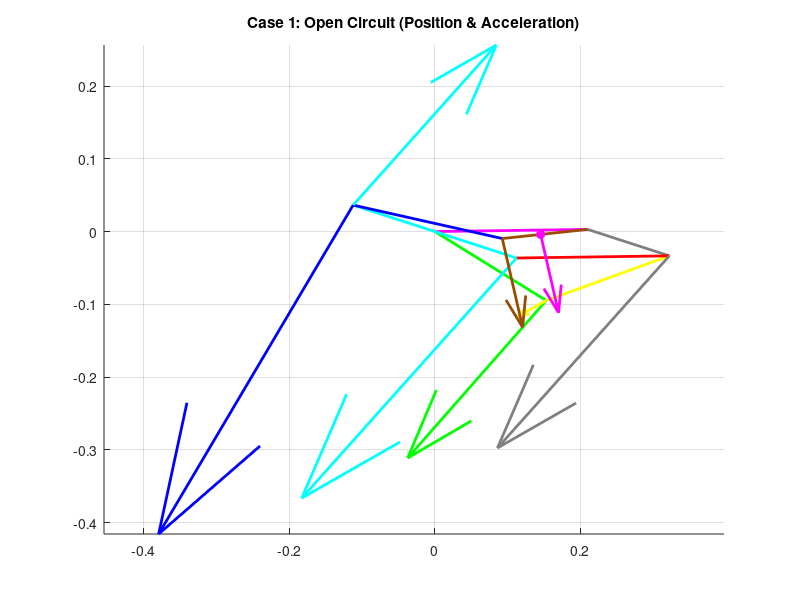
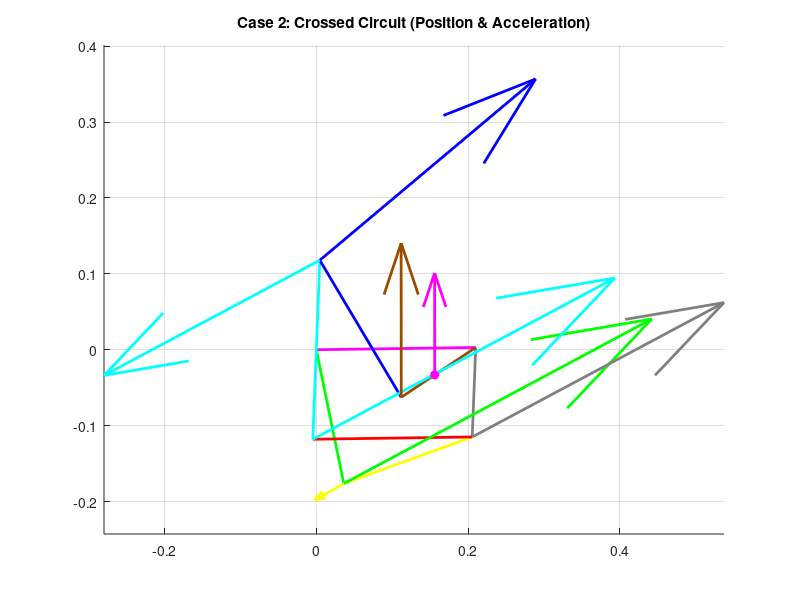

Here is the MATLAB script that generated these plots, in order:
clear all
close all
clc

% ==========================================
% SECTION 1: PARAMETERS & INPUT
% ==========================================
L1 = 0.210; % Ground (Pink)
L2_Loop1 = 0.180; % Green
L3_Loop1 = 0.180; % Yellow
L4_Shared = 0.118; % Grey

L2_Loop2 = 0.118; % Cyan
L3_Loop2 = 0.210; % Red

L2_Loop3 = 0.118; % Cyan (Extended)
L3_Loop3 = 0.210; % Blue
L4_Loop3 = 0.118; % Brown

d = L1;
offset_deg = 0.81;
offset = deg2rad(offset_deg);

q3d_global = 19.94; 
q3 = deg2rad(q3d_global) - offset;

w_Yellow = -2.2;      % Input Angular Velocity
alpha_Yellow = -0.8;  % Input Angular Acceleration

% ==========================================
% SECTION 2: POSITION ANALYSIS
% ==========================================

% --- LOOP 1 ---
a = L2_Loop1; b = L3_Loop1; c = L4_Shared;
K1=d/b; K2=d/c; K3=(b^2-a^2+c^2+d^2)/(2*b*c); K4=d/a; K5=(c^2-d^2-b^2-a^2)/(2*b*a);
A=cos(q3)-K1-K2*cos(q3)+K3; B=-2*sin(q3); C=K1-(K2+1)*cos(q3)+K3;
D=cos(q3)-K1+K4*cos(q3)+K5; E=-2*sin(q3); F=K1+(K4-1)*cos(q3)+K5;

q4_L1_open = 2*atan((-B - sqrt(B^2 - 4*A*C))/(2*A));
q2_L1_open = 2*atan((-E - sqrt(E^2 - 4*D*F))/(2*D));
q4_L1_cross = 2*atan((-B + sqrt(B^2 - 4*A*C))/(2*A));
q2_L1_cross = 2*atan((-E + sqrt(E^2 - 4*D*F))/(2*D));

% --- LOOP 2 ---
a = L2_Loop2; b = L3_Loop2; c = L4_Shared;
K1_L2=d/c; K2_L2=d/a; K3_L2=(c^2-b^2+a^2+d^2)/(2*c*a); K4_L2=d/b; K5_L2=(a^2-d^2-c^2-b^2)/(2*c*b);

% Case 1 (Open)
q_in_1 = q4_L1_open;
A2_1=cos(q_in_1)-K1_L2-K2_L2*cos(q_in_1)+K3_L2; B2_1=-2*sin(q_in_1); C2_1=K1_L2-(K2_L2+1)*cos(q_in_1)+K3_L2;
D2_1=cos(q_in_1)-K1_L2+K4_L2*cos(q_in_1)+K5_L2; E2_1=-2*sin(q_in_1); F2_1=K1_L2+(K4_L2-1)*cos(q_in_1)+K5_L2;
q2_Cyan_1 = 2*atan((-B2_1 + sqrt(B2_1^2 - 4*A2_1*C2_1))/(2*A2_1)); 
q3_Red_1 = 2*atan((-E2_1 + sqrt(E2_1^2 - 4*D2_1*F2_1))/(2*D2_1));

% Case 2 (Crossed)
q_in_2 = q4_L1_cross;
A2_2=cos(q_in_2)-K1_L2-K2_L2*cos(q_in_2)+K3_L2; B2_2=-2*sin(q_in_2); C2_2=K1_L2-(K2_L2+1)*cos(q_in_2)+K3_L2;
D2_2=cos(q_in_2)-K1_L2+K4_L2*cos(q_in_2)+K5_L2; E2_2=-2*sin(q_in_2); F2_2=K1_L2+(K4_L2-1)*cos(q_in_2)+K5_L2;
q2_Cyan_2 = 2*atan((-B2_2 + sqrt(B2_2^2 - 4*A2_2*C2_2))/(2*A2_2)); 
q3_Red_2 = 2*atan((-E2_2 + sqrt(E2_2^2 - 4*D2_2*F2_2))/(2*D2_2));

% --- LOOP 3 ---
a = L2_Loop3; b = L3_Loop3; c = L4_Loop3;
K1_L3=d/a; K2_L3=d/c; K3_L3=(a^2-b^2+c^2+d^2)/(2*a*c); K4_L3=d/b; K5_L3=(c^2-d^2-a^2-b^2)/(2*a*b);

% Case 1 (Open)
q_in_3_1 = q2_Cyan_1 + pi;
A3_1=cos(q_in_3_1)-K1_L3-K2_L3*cos(q_in_3_1)+K3_L3; B3_1=-2*sin(q_in_3_1); C3_1=K1_L3-(K2_L3+1)*cos(q_in_3_1)+K3_L3;
D3_1=cos(q_in_3_1)-K1_L3+K4_L3*cos(q_in_3_1)+K5_L3; E3_1=-2*sin(q_in_3_1); F3_1=K1_L3+(K4_L3-1)*cos(q_in_3_1)+K5_L3;
q4_Brown_1 = 2*atan((-B3_1 + sqrt(B3_1^2 - 4*A3_1*C3_1))/(2*A3_1));
q3_Blue_1 = 2*atan((-E3_1 + sqrt(E3_1^2 - 4*D3_1*F3_1))/(2*D3_1));

% Case 2 (Crossed)
q_in_3_2 = q2_Cyan_2 + pi;
A3_2=cos(q_in_3_2)-K1_L3-K2_L3*cos(q_in_3_2)+K3_L3; B3_2=-2*sin(q_in_3_2); C3_2=K1_L3-(K2_L3+1)*cos(q_in_3_2)+K3_L3;
D3_2=cos(q_in_3_2)-K1_L3+K4_L3*cos(q_in_3_2)+K5_L3; E3_2=-2*sin(q_in_3_2); F3_2=K1_L3+(K4_L3-1)*cos(q_in_3_2)+K5_L3;
q4_Brown_2 = 2*atan((-B3_2 + sqrt(B3_2^2 - 4*A3_2*C3_2))/(2*A3_2));
q3_Blue_2 = 2*atan((-E3_2 + sqrt(E3_2^2 - 4*D3_2*F3_2))/(2*D3_2));

% --- DISPLAY ANGLES ---
disp('======================================');
disp('       POSITION RESULTS (Degrees)');
disp('======================================');
disp('--- CASE 1 (OPEN) ---');
disp(['  Green:  ', num2str(rad2deg(q2_L1_open)+offset_deg)]);
disp(['  Yellow: ', num2str(q3d_global)]);
disp(['  Grey:   ', num2str(rad2deg(q4_L1_open)+offset_deg)]);
disp(' ');

% ==========================================
% SECTION 3: VELOCITY ANALYSIS
% ==========================================

% --- Loop 1 ---
a=L2_Loop1; b=L3_Loop1; c=L4_Shared;
% Case 1
w_Grey_1 = (b * w_Yellow * sin(q3 - q2_L1_open)) / (c * sin(q4_L1_open - q2_L1_open));
w_Green_1 = (b * w_Yellow * sin(q4_L1_open - q3)) / (a * sin(q4_L1_open - q2_L1_open));
% Case 2
w_Grey_2 = (b * w_Yellow * sin(q3 - q2_L1_cross)) / (c * sin(q4_L1_cross - q2_L1_cross));
w_Green_2 = (b * w_Yellow * sin(q4_L1_cross - q3)) / (a * sin(q4_L1_cross - q2_L1_cross));

% --- Loop 2 ---
a=L2_Loop2; b=L3_Loop2; c=L4_Shared;
% Case 1
w_Cyan_1 = (c * w_Grey_1 * sin(q4_L1_open - q3_Red_1)) / (a * sin(q2_Cyan_1 - q3_Red_1));
w_Red_1 = (c * w_Grey_1 * sin(q4_L1_open - q2_Cyan_1)) / (b * sin(q3_Red_1 - q2_Cyan_1));
% Case 2
w_Cyan_2 = (c * w_Grey_2 * sin(q4_L1_cross - q3_Red_2)) / (a * sin(q2_Cyan_2 - q3_Red_2));
w_Red_2 = (c * w_Grey_2 * sin(q4_L1_cross - q2_Cyan_2)) / (b * sin(q3_Red_2 - q2_Cyan_2));

% --- Loop 3 ---
a=L2_Loop3; b=L3_Loop3; c=L4_Loop3;
% Case 1
w_Brown_1 = (a * w_Cyan_1 * sin(q_in_3_1 - q3_Blue_1)) / (c * sin(q4_Brown_1 - q3_Blue_1));
w_Blue_1 = (a * w_Cyan_1 * sin(q4_Brown_1 - q_in_3_1)) / (b * sin(q4_Brown_1 - q3_Blue_1));
% Case 2
w_Brown_2 = (a * w_Cyan_2 * sin(q_in_3_2 - q3_Blue_2)) / (c * sin(q4_Brown_2 - q3_Blue_2));
w_Blue_2 = (a * w_Cyan_2 * sin(q4_Brown_2 - q_in_3_2)) / (b * sin(q4_Brown_2 - q3_Blue_2));

disp('======================================');
disp('       VELOCITY RESULTS (rad/s)');
disp('======================================');
disp('--- CASE 1 (OPEN) ---');
disp(['  w_Green: ', num2str(w_Green_1)]);
disp(['  w_Yellow (Input): ', num2str(w_Yellow)]);
disp(['  w_Grey:  ', num2str(w_Grey_1)]);
disp(' ');

% ==========================================
% SECTION 5: ACCELERATION ANALYSIS
% ==========================================
% Using Cramer's Rule Formula (A,B,C,D,E,F)
% alpha_x = (C*E - B*F) / (A*E - B*D)
% alpha_y = (A*F - C*D) / (A*E - B*D)

% --- Loop 1: Green(2) + Yellow(3) - Grey(4) = 0 ---
% Unknowns: alpha_Green (2) and alpha_Grey (4)
% Known: alpha_Yellow(3) = -0.8
a = L2_Loop1; b = L3_Loop1; c = L4_Shared;

% Case 1 (Open)
A_coef = -a*sin(q2_L1_open); 
B_coef = c*sin(q4_L1_open); 
D_coef = a*cos(q2_L1_open); 
E_coef = -c*cos(q4_L1_open);

C_val = a*w_Green_1^2*cos(q2_L1_open) + b*w_Yellow^2*cos(q3) + b*alpha_Yellow*sin(q3) - c*w_Grey_1^2*cos(q4_L1_open);
F_val = a*w_Green_1^2*sin(q2_L1_open) + b*w_Yellow^2*sin(q3) - b*alpha_Yellow*cos(q3) - c*w_Grey_1^2*sin(q4_L1_open);

alpha_Green_1 = (C_val*E_coef - B_coef*F_val) / (A_coef*E_coef - B_coef*D_coef);
alpha_Grey_1  = (A_coef*F_val - C_val*D_coef) / (A_coef*E_coef - B_coef*D_coef);

% Case 2 (Crossed)
A_coef = -a*sin(q2_L1_cross); 
B_coef = c*sin(q4_L1_cross);
D_coef = a*cos(q2_L1_cross); 
E_coef = -c*cos(q4_L1_cross);

C_val = a*w_Green_2^2*cos(q2_L1_cross) + b*w_Yellow^2*cos(q3) + b*alpha_Yellow*sin(q3) - c*w_Grey_2^2*cos(q4_L1_cross);
F_val = a*w_Green_2^2*sin(q2_L1_cross) + b*w_Yellow^2*sin(q3) - b*alpha_Yellow*cos(q3) - c*w_Grey_2^2*sin(q4_L1_cross);

alpha_Green_2 = (C_val*E_coef - B_coef*F_val) / (A_coef*E_coef - B_coef*D_coef);
alpha_Grey_2  = (A_coef*F_val - C_val*D_coef) / (A_coef*E_coef - B_coef*D_coef);


% --- Loop 2: Cyan(2) + Red(3) - Grey(4) = 0 ---
% Unknowns: alpha_Cyan (2) and alpha_Red (3)
% Known: alpha_Grey (4) from Loop 1
a = L2_Loop2; b = L3_Loop2; c = L4_Shared;

% Case 1
A_coef = -a*sin(q2_Cyan_1); 
B_coef = -b*sin(q3_Red_1);
D_coef = a*cos(q2_Cyan_1);  
E_coef = b*cos(q3_Red_1);

C_val = a*w_Cyan_1^2*cos(q2_Cyan_1) + b*w_Red_1^2*cos(q3_Red_1) - c*w_Grey_1^2*cos(q4_L1_open) - c*alpha_Grey_1*sin(q4_L1_open);
F_val = a*w_Cyan_1^2*sin(q2_Cyan_1) + b*w_Red_1^2*sin(q3_Red_1) - c*w_Grey_1^2*sin(q4_L1_open) + c*alpha_Grey_1*cos(q4_L1_open);

alpha_Cyan_1 = (C_val*E_coef - B_coef*F_val) / (A_coef*E_coef - B_coef*D_coef);
alpha_Red_1  = (A_coef*F_val - C_val*D_coef) / (A_coef*E_coef - B_coef*D_coef);

% Case 2
A_coef = -a*sin(q2_Cyan_2); 
B_coef = -b*sin(q3_Red_2);
D_coef = a*cos(q2_Cyan_2);  
E_coef = b*cos(q3_Red_2);

C_val = a*w_Cyan_2^2*cos(q2_Cyan_2) + b*w_Red_2^2*cos(q3_Red_2) - c*w_Grey_2^2*cos(q4_L1_cross) - c*alpha_Grey_2*sin(q4_L1_cross);
F_val = a*w_Cyan_2^2*sin(q2_Cyan_2) + b*w_Red_2^2*sin(q3_Red_2) - c*w_Grey_2^2*sin(q4_L1_cross) + c*alpha_Grey_2*cos(q4_L1_cross);

alpha_Cyan_2 = (C_val*E_coef - B_coef*F_val) / (A_coef*E_coef - B_coef*D_coef);
alpha_Red_2  = (A_coef*F_val - C_val*D_coef) / (A_coef*E_coef - B_coef*D_coef);


% --- Loop 3: Cyan(2) + Blue(3) - Brown(4) = 0 ---
% Unknowns: alpha_Blue (3) and alpha_Brown (4)
% Known: alpha_Cyan (2) from Loop 2
a = L2_Loop3; b = L3_Loop3; c = L4_Loop3;

% Case 1
A_coef = -b*sin(q3_Blue_1); 
B_coef = c*sin(q4_Brown_1);
D_coef = b*cos(q3_Blue_1);  
E_coef = -c*cos(q4_Brown_1);

C_val = a*w_Cyan_1^2*cos(q_in_3_1) + a*alpha_Cyan_1*sin(q_in_3_1) + b*w_Blue_1^2*cos(q3_Blue_1) - c*w_Brown_1^2*cos(q4_Brown_1);
F_val = a*w_Cyan_1^2*sin(q_in_3_1) - a*alpha_Cyan_1*cos(q_in_3_1) + b*w_Blue_1^2*sin(q3_Blue_1) - c*w_Brown_1^2*sin(q4_Brown_1);

alpha_Blue_1  = (C_val*E_coef - B_coef*F_val) / (A_coef*E_coef - B_coef*D_coef);
alpha_Brown_1 = (A_coef*F_val - C_val*D_coef) / (A_coef*E_coef - B_coef*D_coef);

% Case 2
A_coef = -b*sin(q3_Blue_2); 
B_coef = c*sin(q4_Brown_2);
D_coef = b*cos(q3_Blue_2);  
E_coef = -c*cos(q4_Brown_2);

C_val = a*w_Cyan_2^2*cos(q_in_3_2) + a*alpha_Cyan_2*sin(q_in_3_2) + b*w_Blue_2^2*cos(q3_Blue_2) - c*w_Brown_2^2*cos(q4_Brown_2);
F_val = a*w_Cyan_2^2*sin(q_in_3_2) - a*alpha_Cyan_2*cos(q_in_3_2) + b*w_Blue_2^2*sin(q3_Blue_2) - c*w_Brown_2^2*sin(q4_Brown_2);

alpha_Blue_2  = (C_val*E_coef - B_coef*F_val) / (A_coef*E_coef - B_coef*D_coef);
alpha_Brown_2 = (A_coef*F_val - C_val*D_coef) / (A_coef*E_coef - B_coef*D_coef);


% --- DISPLAY ACCELERATION RESULTS (Values you wanted to see) ---
disp('======================================');
disp('    ANGULAR ACCELERATION (rad/s^2)');
disp('======================================');
disp('--- CASE 1 (OPEN) ---');
disp(['  alpha_Green:  ', num2str(alpha_Green_1)]);
disp(['  alpha_Yellow: ', num2str(alpha_Yellow)]);
disp(['  alpha_Grey:   ', num2str(alpha_Grey_1)]);
disp(['  alpha_Cyan:   ', num2str(alpha_Cyan_1)]);
disp(['  alpha_Red:    ', num2str(alpha_Red_1)]);
disp(['  alpha_Blue:   ', num2str(alpha_Blue_1)]);
disp(['  alpha_Brown:  ', num2str(alpha_Brown_1)]);
disp(' ');
disp('--- CASE 2 (CROSSED) ---');
disp(['  alpha_Green:  ', num2str(alpha_Green_2)]);
disp(['  alpha_Yellow: ', num2str(alpha_Yellow)]);
disp(['  alpha_Grey:   ', num2str(alpha_Grey_2)]);
disp(['  alpha_Cyan:   ', num2str(alpha_Cyan_2)]);
disp(['  alpha_Red:    ', num2str(alpha_Red_2)]);
disp(['  alpha_Blue:   ', num2str(alpha_Blue_2)]);
disp(['  alpha_Brown:  ', num2str(alpha_Brown_2)]);


% ==========================================
% SECTION 6: VECTORS & PLOTTING
% ==========================================
% Vector A = (j*alpha*L - L*w^2) * exp(j*theta)
RO4O2 = L1*exp(1i*offset);
RO4O2x = real(RO4O2); RO4O2y = imag(RO4O2);
AccScale = 0.02; % Adjusted scale for visibility

% --- Case 1 Vectors ---
A_Green_1 = (1i*alpha_Green_1*L2_Loop1 - L2_Loop1*w_Green_1^2) * exp(1i*(q2_L1_open+offset));
A_Yellow_Rel_1 = (1i*alpha_Yellow*L3_Loop1 - L3_Loop1*w_Yellow^2) * exp(1i*(q3+offset));
A_Grey_1 = (1i*alpha_Grey_1*L4_Shared - L4_Shared*w_Grey_1^2) * exp(1i*(q4_L1_open+offset));
A_Cyan_1 = (1i*alpha_Cyan_1*L2_Loop2 - L2_Loop2*w_Cyan_1^2) * exp(1i*(q2_Cyan_1+offset));
A_Red_Rel_1 = (1i*alpha_Red_1*L3_Loop2 - L3_Loop2*w_Red_1^2) * exp(1i*(q3_Red_1+offset));
A_Cyan_Up_1 = (1i*alpha_Cyan_1*L2_Loop3 - L2_Loop3*w_Cyan_1^2) * exp(1i*(q_in_3_1+offset));
A_Blue_Rel_1 = (1i*alpha_Blue_1*L3_Loop3 - L3_Loop3*w_Blue_1^2) * exp(1i*(q3_Blue_1+offset));
A_Brown_1 = (1i*alpha_Brown_1*L4_Loop3 - L4_Loop3*w_Brown_1^2) * exp(1i*(q4_Brown_1+offset));

% --- Case 2 Vectors ---
A_Green_2 = (1i*alpha_Green_2*L2_Loop1 - L2_Loop1*w_Green_2^2) * exp(1i*(q2_L1_cross+offset));
A_Yellow_Rel_2 = (1i*alpha_Yellow*L3_Loop1 - L3_Loop1*w_Yellow^2) * exp(1i*(q3+offset));
A_Grey_2 = (1i*alpha_Grey_2*L4_Shared - L4_Shared*w_Grey_2^2) * exp(1i*(q4_L1_cross+offset));
A_Cyan_2 = (1i*alpha_Cyan_2*L2_Loop2 - L2_Loop2*w_Cyan_2^2) * exp(1i*(q2_Cyan_2+offset));
A_Red_Rel_2 = (1i*alpha_Red_2*L3_Loop2 - L3_Loop2*w_Red_2^2) * exp(1i*(q3_Red_2+offset));
A_Cyan_Up_2 = (1i*alpha_Cyan_2*L2_Loop3 - L2_Loop3*w_Cyan_2^2) * exp(1i*(q_in_3_2+offset));
A_Blue_Rel_2 = (1i*alpha_Blue_2*L3_Loop3 - L3_Loop3*w_Blue_2^2) * exp(1i*(q3_Blue_2+offset));
A_Brown_2 = (1i*alpha_Brown_2*L4_Loop3 - L4_Loop3*w_Brown_2^2) * exp(1i*(q4_Brown_2+offset));

% ==========================================
% SECTION 8: ACCELERATION AT POINT P
% ==========================================
% Point P is on the Brown Link (L4_Loop3), distance 65mm from O4
L_P = 0.065; % 65 mm

% --- Case 1 ---
% P starts from O4 (RO4O2) along Brown link
A_P_1 = (1i * alpha_Brown_1 * L_P - L_P * w_Brown_1^2) * exp(1i * (q4_Brown_1 + offset));
% Note: This is A_P relative to O4. Since O4 is fixed, this is absolute A_P.
% For plotting, we start arrow at P's position
R_P_1 = RO4O2 + L_P * exp(1i * (q4_Brown_1 + offset));

% --- Case 2 ---
A_P_2 = (1i * alpha_Brown_2 * L_P - L_P * w_Brown_2^2) * exp(1i * (q4_Brown_2 + offset));
R_P_2 = RO4O2 + L_P * exp(1i * (q4_Brown_2 + offset));

% --- DISPLAY POINT P ACCELERATION ---
disp('======================================');
disp('   ACCELERATION AT POINT P (m/s^2)');
disp('======================================');
disp('--- CASE 1 (OPEN) ---');
disp(['  Ax_P: ', num2str(real(A_P_1))]);
disp(['  Ay_P: ', num2str(imag(A_P_1))]);
disp(['  Magnitude: ', num2str(abs(A_P_1))]);
disp(' ');
disp('--- CASE 2 (CROSSED) ---');
disp(['  Ax_P: ', num2str(real(A_P_2))]);
disp(['  Ay_P: ', num2str(imag(A_P_2))]);
disp(['  Magnitude: ', num2str(abs(A_P_2))]);


% --- Plot Case 1 ---
figure(1);
hold on; title('Case 1: Open Circuit (Position & Acceleration)');
% 1. Plot Mechanism (Position)
R_Green = L2_Loop1*exp(1i*(q2_L1_open+offset));
R_Grey = L4_Shared*exp(1i*(q4_L1_open+offset));
R_Cyan = L2_Loop2*exp(1i*(q2_Cyan_1+offset));
R_Cyan_Up = L2_Loop3*exp(1i*(q_in_3_1+offset));
R_Brown = L4_Loop3*exp(1i*(q4_Brown_1+offset));

plot([0 RO4O2x], [0 RO4O2y], 'm-', 'LineWidth', 2); % Ground
plot([0 real(R_Green)], [0 imag(R_Green)], 'g-', 'LineWidth', 2); % Green
plot([real(R_Green) real(R_Grey)+RO4O2x], [imag(R_Green) imag(R_Grey)+RO4O2y], 'y-', 'LineWidth', 2); % Yellow
plot([RO4O2x real(R_Grey)+RO4O2x], [RO4O2y imag(R_Grey)+RO4O2y], 'Color', [0.5 0.5 0.5], 'LineWidth', 2); % Grey
plot([0 real(R_Cyan)], [0 imag(R_Cyan)], 'c-', 'LineWidth', 2); % Cyan
plot([real(R_Cyan) real(R_Grey)+RO4O2x], [imag(R_Cyan) imag(R_Grey)+RO4O2y], 'r-', 'LineWidth', 2); % Red
plot([0 real(R_Cyan_Up)], [0 imag(R_Cyan_Up)], 'c-', 'LineWidth', 2); % Cyan Up
plot([real(R_Cyan_Up) real(R_Brown)+RO4O2x], [imag(R_Cyan_Up) imag(R_Brown)+RO4O2y], 'b-', 'LineWidth', 2); % Blue
plot([RO4O2x real(R_Brown)+RO4O2x], [RO4O2y imag(R_Brown)+RO4O2y], 'Color', [0.6 0.3 0], 'LineWidth', 2); % Brown

% 2. Plot Acceleration Vectors (Quiver)
quiver(real(R_Green), imag(R_Green), real(A_Green_1)/120, imag(A_Green_1)/120, 0, 'Color', 'g', 'LineWidth', 2);
quiver(real(R_Green), imag(R_Green), real(A_Yellow_Rel_1)/20, imag(A_Yellow_Rel_1)/20, 0, 'Color', 'y', 'LineWidth', 2);
quiver(real(R_Grey)+RO4O2x, imag(R_Grey)+RO4O2y, real(A_Grey_1)/100, imag(A_Grey_1)/100, 0, 'Color',[0.5 0.5 0.5], 'LineWidth', 2);
quiver(real(R_Cyan), imag(R_Cyan), real(A_Cyan_1)/80, imag(A_Cyan_1)/80, 0, 'c', 'LineWidth', 2);
quiver(real(R_Cyan), imag(R_Cyan), real(A_Red_Rel_1)/40, imag(A_Red_Rel_1)/40, 0, 'r', 'LineWidth', 2);
quiver(real(R_Cyan_Up), imag(R_Cyan_Up), real(A_Cyan_Up_1)/120, imag(A_Cyan_Up_1)/120, 0, 'c', 'LineWidth', 2);
quiver(real(R_Cyan_Up), imag(R_Cyan_Up), real(A_Blue_Rel_1)/80, imag(A_Blue_Rel_1)/80, 0, 'b', 'LineWidth', 2);
quiver(real(R_Brown)+RO4O2x, imag(R_Brown)+RO4O2y, real(A_Brown_1)/80, imag(A_Brown_1)/80, 0, 'Color', [0.6 0.3 0], 'LineWidth', 2);

% Plot Point P Acceleration
quiver(real(R_P_1), imag(R_P_1), real(A_P_1)*AccScale, imag(A_P_1)*AccScale, 0, 'm', 'LineWidth', 2);
plot(real(R_P_1), imag(R_P_1), 'mo', 'MarkerFaceColor', 'm');

axis equal; grid on;

% --- Plot Case 2 ---
figure(2);
hold on; title('Case 2: Crossed Circuit (Position & Acceleration)');
% 1. Plot Mechanism (Position)
R_Green_2 = L2_Loop1*exp(1i*(q2_L1_cross+offset));
R_Grey_2 = L4_Shared*exp(1i*(q4_L1_cross+offset));
R_Cyan_2 = L2_Loop2*exp(1i*(q2_Cyan_2+offset));
R_Cyan_Up_2 = L2_Loop3*exp(1i*(q_in_3_2+offset));
R_Brown_2 = L4_Loop3*exp(1i*(q4_Brown_2+offset));

plot([0 RO4O2x], [0 RO4O2y], 'm-', 'LineWidth', 2);
plot([0 real(R_Green_2)], [0 imag(R_Green_2)], 'g-', 'LineWidth', 2);
plot([real(R_Green_2) real(R_Grey_2)+RO4O2x], [imag(R_Green_2) imag(R_Grey_2)+RO4O2y], 'y-', 'LineWidth', 2);
plot([RO4O2x real(R_Grey_2)+RO4O2x], [RO4O2y imag(R_Grey_2)+RO4O2y], 'Color', [0.5 0.5 0.5], 'LineWidth', 2);
plot([0 real(R_Cyan_2)], [0 imag(R_Cyan_2)], 'c-', 'LineWidth', 2);
plot([real(R_Cyan_2) real(R_Grey_2)+RO4O2x], [imag(R_Cyan_2) imag(R_Grey_2)+RO4O2y], 'r-', 'LineWidth', 2);
plot([0 real(R_Cyan_Up_2)], [0 imag(R_Cyan_Up_2)], 'c-', 'LineWidth', 2);
plot([real(R_Cyan_Up_2) real(R_Brown_2)+RO4O2x], [imag(R_Cyan_Up_2) imag(R_Brown_2)+RO4O2y], 'b-', 'LineWidth', 2);
plot([RO4O2x real(R_Brown_2)+RO4O2x], [RO4O2y imag(R_Brown_2)+RO4O2y], 'Color', [0.6 0.3 0], 'LineWidth', 2);

% 2. Plot Acceleration Vectors (Quiver)
quiver(real(R_Green_2), imag(R_Green_2), real(A_Green_2)/100, imag(A_Green_2)/100, 0, 'g', 'LineWidth', 2);
quiver(real(R_Green_2), imag(R_Green_2), real(A_Yellow_Rel_2)/20, imag(A_Yellow_Rel_2)/20, 0, 'y', 'LineWidth', 2);
quiver(real(R_Grey_2)+RO4O2x, imag(R_Grey_2)+RO4O2y, real(A_Grey_2)/120, imag(A_Grey_2)/120, 0, 'Color',[0.5 0.5 0.5], 'LineWidth', 2);
quiver(real(R_Cyan_2), imag(R_Cyan_2), real(A_Cyan_2)/100, imag(A_Cyan_2)/100, 0, 'c', 'LineWidth', 2);
quiver(real(R_Cyan_2), imag(R_Cyan_2), real(A_Red_Rel_2)/20, imag(A_Red_Rel_2)/20, 0, 'r', 'LineWidth', 2);
quiver(real(R_Cyan_Up_2), imag(R_Cyan_Up_2), real(A_Cyan_Up_2)/140, imag(A_Cyan_Up_2)/140, 0, 'c', 'LineWidth', 2);
quiver(real(R_Cyan_Up_2), imag(R_Cyan_Up_2), real(A_Blue_Rel_2)/140, imag(A_Blue_Rel_2)/140, 0, 'b', 'LineWidth', 2);
quiver(real(R_Brown_2)+RO4O2x, imag(R_Brown_2)+RO4O2y, real(A_Brown_2)/60, imag(A_Brown_2)/60, 0, 'Color', [0.6 0.3 0], 'LineWidth', 2);

% Plot Point P Acceleration
quiver(real(R_P_2), imag(R_P_2), real(A_P_2)*AccScale, imag(A_P_2)*AccScale, 0, 'm', 'LineWidth', 2);
plot(real(R_P_2), imag(R_P_2), 'mo', 'MarkerFaceColor', 'm');

axis equal; grid on;
